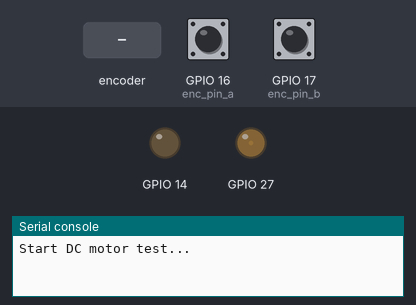
A program run on a simulated ESP32 board running MicroPython. On the bench: output pins drawn as LEDs (lit = HIGH), the last lines printed to the serial console. The inputs (shaded band) are chosen by the test bench; at power-on: GPIO 16 (enc_pin_a) HIGH, GPIO 17 (enc_pin_b) HIGH.

Above: at 1.2 s.
1.3 s: rotary encoder on GPIO 16 (enc_pin_a) / GPIO 17 (enc_pin_b) turned 1 step (first pin leading)
At 35.1 s:
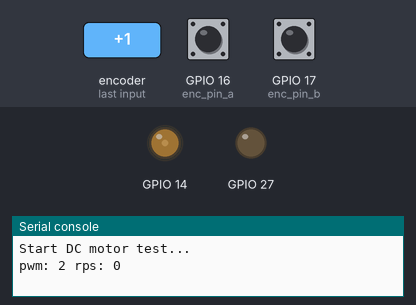
At 45.9 s:
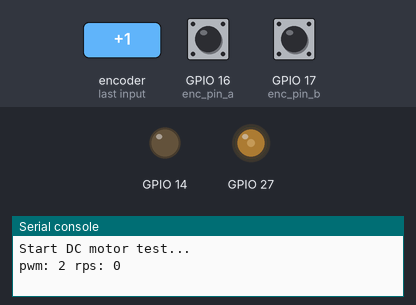
Timing chart, 0 to 50.5 s (numbered marks = the images above; inputs shaded):
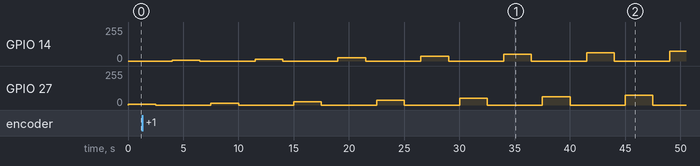

The program:

ab_quad_encoder.py
```python
from machine import Pin, PWM, ADC
import time

enc_pa = 16
enc_pb = 17


enc_cnt = 0
irq_us = 0
vrpm = 0
irq_timestamp = 0
irq_us = 0
enc_dir = 0

def init_enc():
    global enc_pa
    global enc_pb
    global enc_pin_a
    global enc_pin_b
    enc_pin_a = Pin(enc_pa, Pin.IN, Pin.PULL_UP)
    enc_pin_a.irq(trigger=Pin.IRQ_RISING,handler=enc_handle)
    enc_pin_b = Pin(enc_pb, Pin.IN,Pin.PULL_UP)


def enc_handle(pin):
    global irq_timestamp
    global enc_cnt
    global irq_us
    global enc_pin_b
    global enc_dir
    enc_dir = enc_pin_b.value()
    if  enc_dir == 0:
        enc_cnt = enc_cnt-1
    elif enc_dir == 1:
        enc_cnt = enc_cnt+1
    us = time.ticks_us()
    irq_us = us - irq_timestamp
    irq_timestamp = us


def dcmot_test(pin_front,pin_back):
    global enc_cnt
    global vrpm
    global enc_pin_a
    global enc_dir

    print('Start DC motor test...')
    pwmf = PWM(Pin(pin_front),duty=0,freq=1000)
    pwmb = PWM(Pin(pin_back),duty=0,freq=1000)
    print_cnt = 0

    test_duty = 500
    min_duty = 25
    max_duty = 1000
    for i in range(20):
        #print('Test cnt:',i)
        test_duty = i*50
        if test_duty < min_duty:
            test_duty = min_duty
        elif test_duty > max_duty:
            test_duty = max_duty

        pwmf.duty(test_duty)
        #time.sleep_ms(1500)
        for j in range(25):
            time.sleep_ms(100)
            if print_cnt != enc_cnt:
                #print('enc_cnt:', enc_cnt, 'rps:', 1000000/irq_us)
                print('pwm:', test_duty//10, 'rps:',1000000//irq_us)
                print_cnt = enc_cnt

        pwmf.duty(0)
        pwmb.duty(0)
        time.sleep_ms(500)

        for j in range(10):
            time.sleep_ms(100)
            if print_cnt != enc_cnt:
                #print('enc_cnt:', enc_cnt, 'rps:', 1000000/irq_us)
                print('pwm:', test_duty//10, 'rps:',1000000//irq_us)
                print_cnt = enc_cnt

        pwmb.duty(test_duty)
        for j in range(25):
            time.sleep_ms(100)
            if print_cnt != enc_cnt:
                #print('enc_cnt:', enc_cnt, 'rps:', 1000000/irq_us)
                print('pwm:', test_duty//10, 'rps:',1000000//irq_us)
                print_cnt = enc_cnt

        pwmb.duty(0)
        pwmf.duty(0)
        for j in range(10):
            time.sleep_ms(100)
            if print_cnt != enc_cnt:
                #print('enc_cnt:', enc_cnt, 'rps:', 1000000/irq_us)
                print('pwm:', test_duty//10, 'rps:',1000000//irq_us)
                print_cnt = enc_cnt


    pwmf.duty(0)
    pwmb.duty(0)
    print('End DC motor test.')


if __name__ == '__main__':
    init_enc()
    #dcmot_test(27,14)
    dcmot_test(27,14)
    for i in range(120):
        time.sleep_ms(500)
        print('enc_cnt:', enc_cnt)
```
